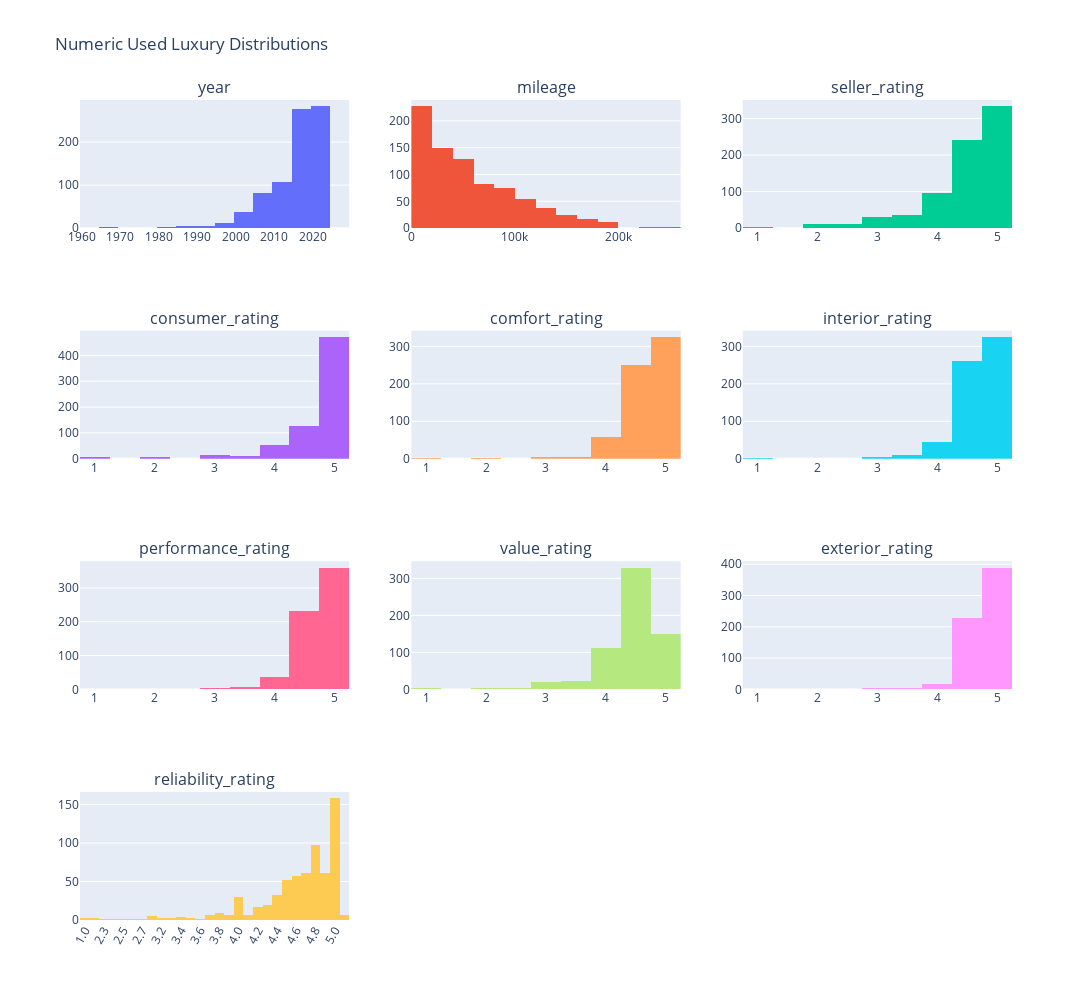

Notebook source saved alongside this figure:
### Markdown cell above
### Used Luxury Distributions

### Code cell
# Sort used_lux by reliability_rating column
used_lux_sorted = used_lux.sort_values(by='reliability_rating')

# Create subplots for each numerical column
fig = make_subplots(rows=4, cols=3, subplot_titles=numerical_cols)

# Add histograms to the subplots
for i, col in enumerate(numerical_cols):
    row = i // 3 + 1
    col_num = i % 3 + 1
    
    if col == 'reliability_rating':
        fig.add_trace(
            go.Histogram(x=used_lux_sorted[col], nbinsx=15, name=col),
            row=row, col=col_num
        )
    else:
        fig.add_trace(
            go.Histogram(x=used_lux[col], nbinsx=15, name=col),
            row=row, col=col_num
        )
    
    if col == 'year':
        # Determine tick values for year at intervals of 10 years
        min_year = used_lux[col].min()
        max_year = used_lux[col].max()
        tickvals = list(range(min_year - min_year % 10, max_year + (10 - max_year % 10), 10))
        fig.update_xaxes(tickvals=tickvals, tickformat='d', row=row, col=col_num)
    elif col in ['reliability_rating']:
        fig.update_xaxes(tickformat=',', row=row, col=col_num)
        fig.update_xaxes(tickangle=-60, row=row, col=col_num)

# Update layout
fig.update_layout(
    title_text='Numeric Used Luxury Distributions',
    height=1000,
    width=1200,
    showlegend=False
)

# Show the figure without Plotly watermark
fig.show(config={'displaylogo': False})

### Figure 1 — Plotly figure (JSON) as saved in the notebook; plotly's stock layout.template omitted (floating-point values rounded to 4 significant figures; data arrays with more than 128 entries replaced by an {"elided": "..."} marker saying what was removed)
{"data": [{"name": "year", "nbinsx": 15, "type": "histogram", "x": {"elided": "814 int values"}, "xaxis": "x", "yaxis": "y"}, {"name": "mileage", "nbinsx": 15, "type": "histogram", "x": {"elided": "814 int values"}, "xaxis": "x2", "yaxis": "y2"}, {"name": "seller_rating", "nbinsx": 15, "type": "histogram", "x": {"elided": "814 float values"}, "xaxis": "x3", "yaxis": "y3"}, {"name": "consumer_rating", "nbinsx": 15, "type": "histogram", "x": {"elided": "814 float values"}, "xaxis": "x4", "yaxis": "y4"}, {"name": "comfort_rating", "nbinsx": 15, "type": "histogram", "x": {"elided": "814 float values"}, "xaxis": "x5", "yaxis": "y5"}, {"name": "interior_rating", "nbinsx": 15, "type": "histogram", "x": {"elided": "814 float values"}, "xaxis": "x6", "yaxis": "y6"}, {"name": "performance_rating", "nbinsx": 15, "type": "histogram", "x": {"elided": "814 float values"}, "xaxis": "x7", "yaxis": "y7"}, {"name": "value_rating", "nbinsx": 15, "type": "histogram", "x": {"elided": "814 float values"}, "xaxis": "x8", "yaxis": "y8"}, {"name": "exterior_rating", "nbinsx": 15, "type": "histogram", "x": {"elided": "814 float values"}, "xaxis": "x9", "yaxis": "y9"}, {"name": "reliability_rating", "nbinsx": 15, "type": "histogram", "x": {"elided": "814 str values"}, "xaxis": "x10", "yaxis": "y10"}], "layout": {"annotations": [{"font": {"size": 16}, "showarrow": false, "text": "year", "x": 0.1444, "xanchor": "center", "xref": "paper", "y": 1, "yanchor": "bottom", "yref": "paper"}, {"font": {"size": 16}, "showarrow": false, "text": "mileage", "x": 0.5, "xanchor": "center", "xref": "paper", "y": 1, "yanchor": "bottom", "yref": "paper"}, {"font": {"size": 16}, "showarrow": false, "text": "seller_rating", "x": 0.8556, "xanchor": "center", "xref": "paper", "y": 1, "yanchor": "bottom", "yref": "paper"}, {"font": {"size": 16}, "showarrow": false, "text": "consumer_rating", "x": 0.1444, "xanchor": "center", "xref": "paper", "y": 0.7188, "yanchor": "bottom", "yref": "paper"}, {"font": {"size": 16}, "showarrow": false, "text": "comfort_rating", "x": 0.5, "xanchor": "center", "xref": "paper", "y": 0.7188, "yanchor": "bottom", "yref": "paper"}, {"font": {"size": 16}, "showarrow": false, "text": "interior_rating", "x": 0.8556, "xanchor": "center", "xref": "paper", "y": 0.7188, "yanchor": "bottom", "yref": "paper"}, {"font": {"size": 16}, "showarrow": false, "text": "performance_rating", "x": 0.1444, "xanchor": "center", "xref": "paper", "y": 0.4375, "yanchor": "bottom", "yref": "paper"}, {"font": {"size": 16}, "showarrow": false, "text": "value_rating", "x": 0.5, "xanchor": "center", "xref": "paper", "y": 0.4375, "yanchor": "bottom", "yref": "paper"}, {"font": {"size": 16}, "showarrow": false, "text": "exterior_rating", "x": 0.8556, "xanchor": "center", "xref": "paper", "y": 0.4375, "yanchor": "bottom", "yref": "paper"}, {"font": {"size": 16}, "showarrow": false, "text": "reliability_rating", "x": 0.1444, "xanchor": "center", "xref": "paper", "y": 0.1562, "yanchor": "bottom", "yref": "paper"}], "height": 1000, "showlegend": false, "title": {"text": "Numeric Used Luxury Distributions"}, "width": 1200, "xaxis": {"anchor": "y", "domain": [0, 0.2889], "tickformat": "d", "tickvals": [1960, 1970, 1980, 1990, 2000, 2010, 2020]}, "xaxis10": {"anchor": "y10", "domain": [0, 0.2889], "tickangle": -60, "tickformat": ","}, "xaxis11": {"anchor": "y11", "domain": [0.3556, 0.6444]}, "xaxis12": {"anchor": "y12", "domain": [0.7111, 1]}, "xaxis2": {"anchor": "y2", "domain": [0.3556, 0.6444]}, "xaxis3": {"anchor": "y3", "domain": [0.7111, 1]}, "xaxis4": {"anchor": "y4", "domain": [0, 0.2889]}, "xaxis5": {"anchor": "y5", "domain": [0.3556, 0.6444]}, "xaxis6": {"anchor": "y6", "domain": [0.7111, 1]}, "xaxis7": {"anchor": "y7", "domain": [0, 0.2889]}, "xaxis8": {"anchor": "y8", "domain": [0.3556, 0.6444]}, "xaxis9": {"anchor": "y9", "domain": [0.7111, 1]}, "yaxis": {"anchor": "x", "domain": [0.8438, 1]}, "yaxis10": {"anchor": "x10", "domain": [0, 0.1562]}, "yaxis11": {"anchor": "x11", "domain": [0, 0.1562]}, "yaxis12": {"anchor": "x12", "domain": [0, 0.1562]}, "yaxis2": {"anchor": "x2", "domain": [0.8438, 1]}, "yaxis3": {"anchor": "x3", "domain": [0.8438, 1]}, "yaxis4": {"anchor": "x4", "domain": [0.5625, 0.7188]}, "yaxis5": {"anchor": "x5", "domain": [0.5625, 0.7188]}, "yaxis6": {"anchor": "x6", "domain": [0.5625, 0.7188]}, "yaxis7": {"anchor": "x7", "domain": [0.2812, 0.4375]}, "yaxis8": {"anchor": "x8", "domain": [0.2812, 0.4375]}, "yaxis9": {"anchor": "x9", "domain": [0.2812, 0.4375]}}}
